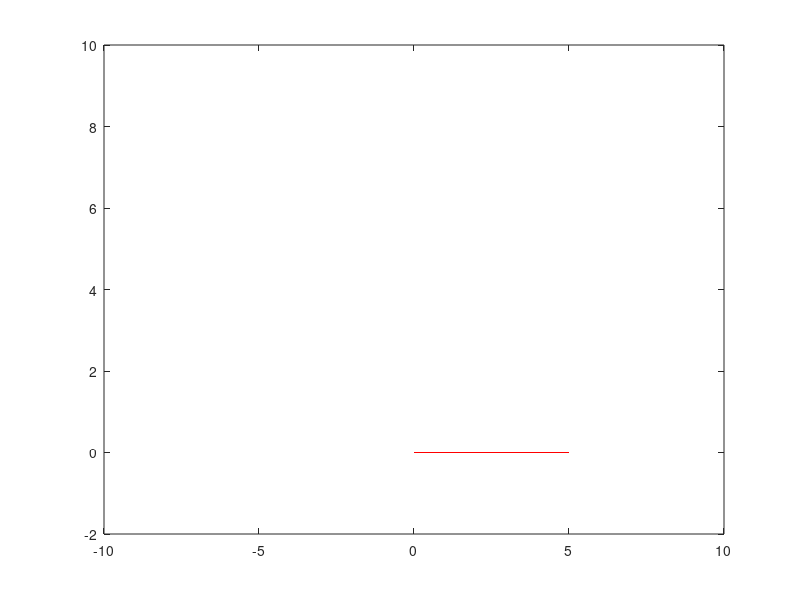

Write the MATLAB code that produced this figure.
%reprezentarea unei linii determinata de punctele A(0,0) si B(5,0)

xlinie=[0;5];
ylinie=[0;0];
plot(xlinie,ylinie,'r');
axis ([-10 10 -2 10]);
